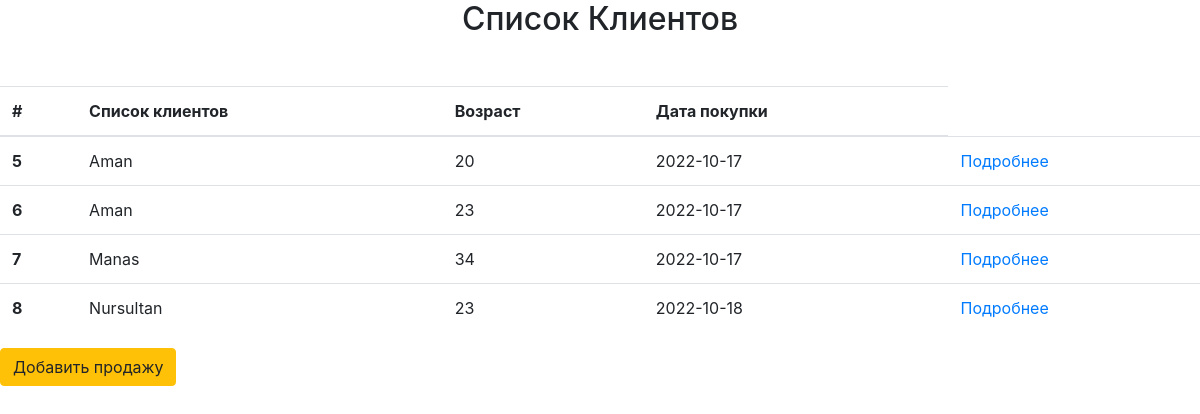
/purchase, run on the app's committed database.
### app/models.py (models this page shows, shortened)
class Purchase(db.Model):
    id = db.Column(db.Integer, primary_key=True)
    name = db.Column(db.String(30))
    age = db.Column(db.Integer)
    item_id = db.Column(db.Integer, db.ForeignKey('item.id'))
    item = db.relationship('Item', backref=db.backref('purchases', lazy='dynamic'))
    date_purchase = db.Column(db.Date)

### app/views.py (the view)
def purchase_views():
    title = 'Список Клиентов'
    purchases = Purchase.query.all()
    return render_template('purchase.html', purchases=purchases, title=title)

### app/templates/purchase.html
{% extends 'base.html' %}
{% block purch %}
    <div>
        <table class="table table-hover">
          <thead>
            <tr>
              <th scope="col">#</th>
              <th scope="col">Список клиентов</th>
              <th scope="col">Возраст</th>
              <th scope="col">Дата покупки</th>
            </tr>
          </thead>
          <tbody>
          {% for purchase in purchases %}
            <tr>
              <th scope="row">{{ purchase.id }}</th>
              <td>{{ purchase.name }}</td>
              <td>{{ purchase.age }}</td>
              <td>{{ purchase.date_purchase }}</td>
              <td><a href="{{ url_for('single_purchase', purchase_id=purchase.id) }}">Подробнее</a></td>
            </tr>
          {% endfor %}
          </tbody>
        </table>
    </div>
    <div>
      <a href="{{ url_for('create_purchase') }}" class="btn btn-warning">Добавить продажу</a>
    </div>
{% endblock %}

### app/templates/base.html (shortened to what this page needs)
<!doctype html>
<html lang="en">
  <head>
    <link rel="stylesheet" href="https://cdn.jsdelivr.net/npm/bootstrap@4.6.2/dist/css/bootstrap.min.css">
  </head>
  <body>
  <div class="container">
    <h2 class="mb-5 text-center">{{ title }}</h2>
  </div>
   <div>
    {% block purch %}
    {% endblock %}
  </div>
  </body>
</html>

### data on the page
Purchase: id "5", name "Aman", age "20", date_purchase "2022-10-17"
Purchase: id "6", name "Aman", age "23", date_purchase "2022-10-17"
Purchase: id "7", name "Manas", age "34", date_purchase "2022-10-17"
Purchase: id "8", name "Nursultan", age "23", date_purchase "2022-10-18"

### other printed values
{{ title }} "Список Клиентов"
